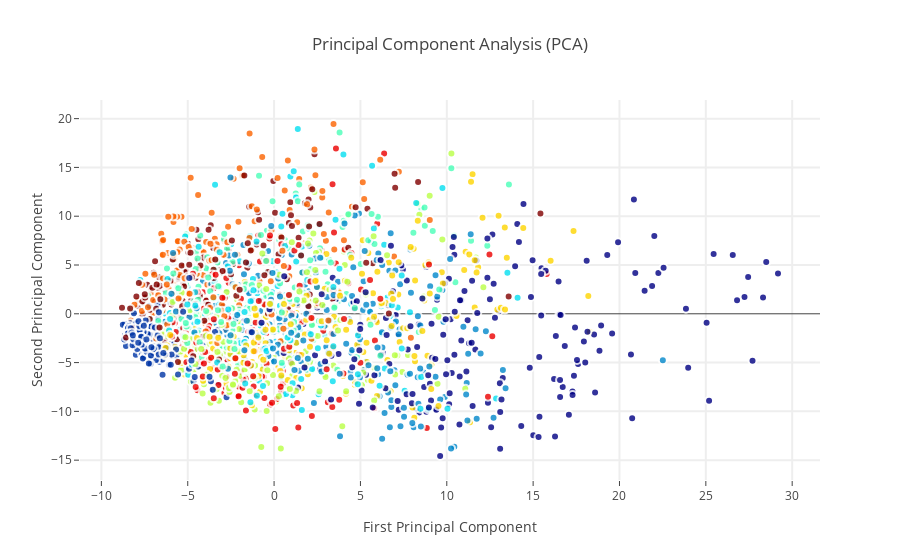

Here is the notebook cell this chart was saved with:
### Code cell
trace0 = go.Scatter(
    x = X_5d[:,0],
    y = X_5d[:,1],
    name = Target,
    hoveron = Target,
    mode = 'markers',
    text = Target,
    showlegend = False,
    marker = dict(
        size = 8,
        color = Target,
        colorscale ='Jet',
        showscale = False,
        line = dict(
            width = 2,
            color = 'rgb(255, 255, 255)'
        ),
        opacity = 0.8
    )
)
data = [trace0]

layout = go.Layout(
    title= 'Principal Component Analysis (PCA)',
    hovermode= 'closest',
    xaxis= dict(
         title= 'First Principal Component',
        ticklen= 5,
        zeroline= False,
        gridwidth= 2,
    ),
    yaxis=dict(
        title= 'Second Principal Component',
        ticklen= 5,
        gridwidth= 2,
    ),
    showlegend= True
)


fig = dict(data=data, layout=layout)
py.iplot(fig, filename='styled-scatter')

### Figure 1 — Plotly figure (JSON) as saved in the notebook; plotly's stock layout.template omitted (floating-point values rounded to 4 significant figures; data arrays with more than 128 entries replaced by an {"elided": "..."} marker saying what was removed)
{"data": [{"hoveron": {"elided": "2000 int values"}, "marker": {"color": {"elided": "2000 int values"}, "colorscale": "Jet", "line": {"color": "rgb(255, 255, 255)", "width": 2}, "opacity": 0.8, "showscale": false, "size": 8}, "mode": "markers", "name": {"elided": "2000 int values"}, "showlegend": false, "text": {"elided": "2000 int values"}, "type": "scatter", "x": {"elided": "2000 float values"}, "y": {"elided": "2000 float values"}}], "layout": {"hovermode": "closest", "showlegend": true, "title": "Principal Component Analysis (PCA)", "xaxis": {"gridwidth": 2, "ticklen": 5, "title": "First Principal Component", "zeroline": false}, "yaxis": {"gridwidth": 2, "ticklen": 5, "title": "Second Principal Component"}}}
